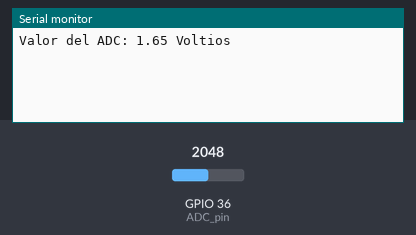
The sketch below on a simulated ESP32. Shown: the last lines printed to the serial monitor. The test bench sets the inputs (shaded band); at power-on: GPIO 36 (ADC_pin) = 2048.

Above: at 18.0 s.
18.1 s: GPIO 36 (ADC_pin) set to 2866
At 20.6 s:
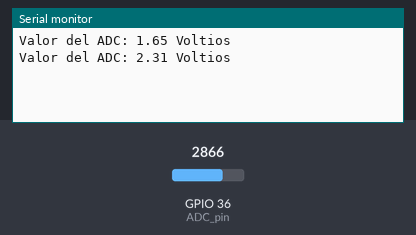
33.1 s: GPIO 36 (ADC_pin) set to 3603
At 40.6 s:
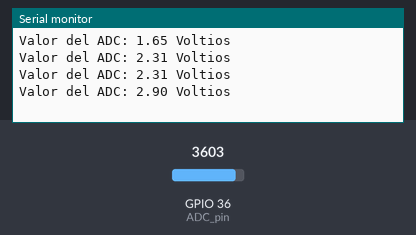
Timing chart, 0 to 42.1 s (numbered marks = the images above; inputs shaded):
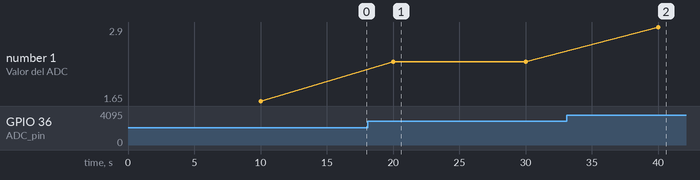

Measured:
- after the input at 18.1 s, the serial monitor: prints a new line after 1.9 s (image 1)
- after the input at 33.1 s, the serial monitor: prints a new line after 6.9 s (image 2)
- plotted number 1: 1.65 → 2.31 after the input at 18.1 s, 2.31 → 2.9 after the input at 33.1 s

The sketch:

2-timer.ino
```cpp
//Creamos la variable que nos permitirá saber cuando se ha producido la interrupción
//Se declara como volatile ya que es compartida entre la interrupción y el main y así le decimos al compilador que no la optimice
volatile int interruptCounter;
//int totalInterruptCounter;

//Creamos un puntero que represente a un timer
hw_timer_t * timer = NULL;

//Creamos una variable de tipo portMUX_type que nos permita sincronizar la variable volatile
portMUX_TYPE timerMux = portMUX_INITIALIZER_UNLOCKED;

//Variables asociadas a la lectura analógica
const int ADC_pin = 36;
int ADC_val;
float valor_v;

//Interrupción:
void IRAM_ATTR onTimer() {
  portENTER_CRITICAL_ISR(&timerMux);
  interruptCounter++;
  portEXIT_CRITICAL_ISR(&timerMux);
}

void setup() {
  // put your setup code here, to run once:
  Serial.begin(9600);

  // Nuestro timer por defecto tiene una freq. de 80 Mhz
  //timerBegin(a,b,c):
  //a-> timer que elegimos (p.ej. timer 0), b-> el prescaler que elegimos (al elegir 80 -> nuestro timer pasa a ser de 1 MHz)
  //c-> true/false -> si elegimos true entonces el conteo empieza en 0, sino en 2^64-1 (FS del timer)
  timer = timerBegin(0, 80, true);

  // Aquí "unimos" nuestro timer a la función "onTimer"
  //true -> la interrupción será de tipo flanco (la interrupción solo se generará cuando el timer cambie de nivel)
  //false -> la " " " nivel (la interrupción se genera  siempre que la señal esté en alto)
  timerAttachInterrupt(timer, &onTimer, true);

  // Aquí definimos que la interrupción se cree cada 10 segundos (al contar hasta 10.000.000 -> con cada conteo realizado en 1 us -> 10 seg.)
  // true/false ->
  timerAlarmWrite(timer, 10000000, true);

  timerAlarmEnable(timer);

}

void loop() {
  // put your main code here, to run repeatedly:

  if (interruptCounter > 0) {

    portENTER_CRITICAL(&timerMux);
    interruptCounter--;
    portEXIT_CRITICAL(&timerMux);

    ADC_val = analogRead(ADC_pin);
    valor_v = 3.3 * ADC_val/4095;

    Serial.print("Valor del ADC: ");
    Serial.print(valor_v);
    Serial.println(" Voltios");
  }

}
```
